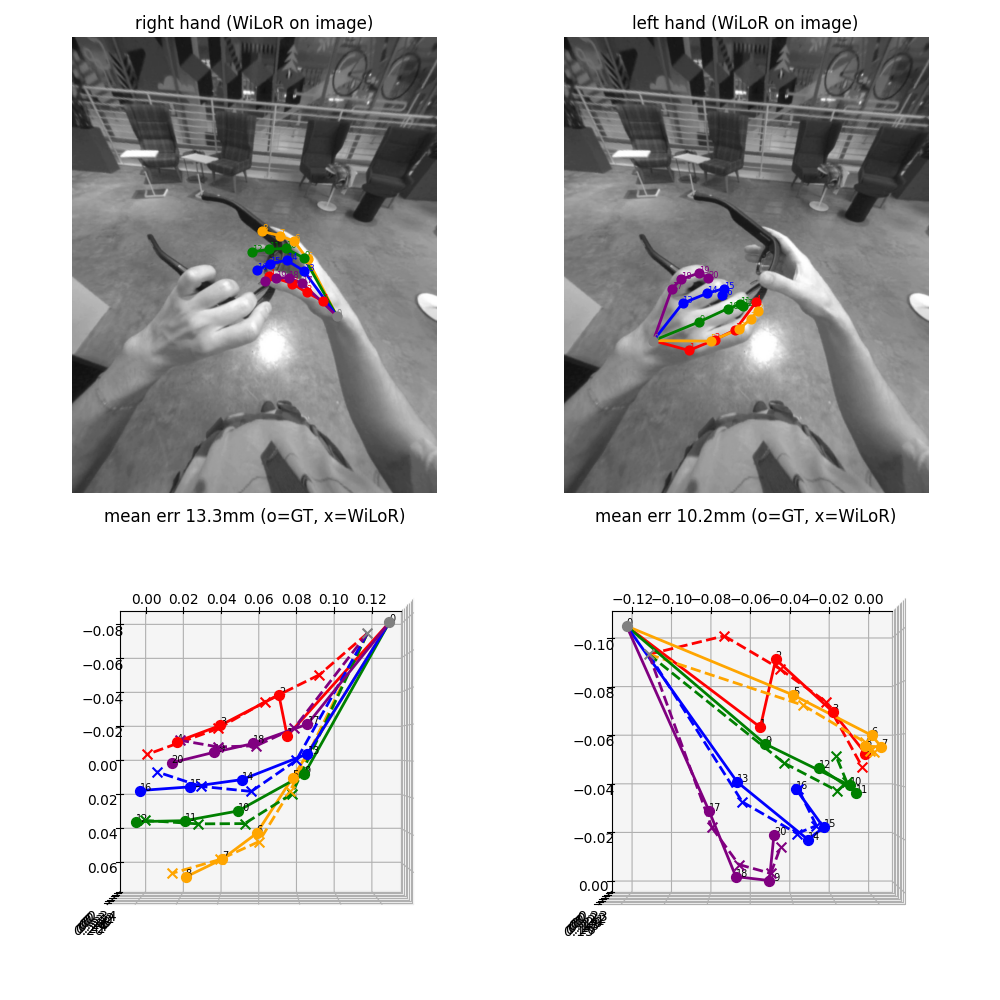

Python code for this plot:
"""
Visualize: WiLoR predicted joints vs GT joints.

Top row: original image with WiLoR joints projected onto it (2D).
Bottom row: 3D comparison after Umeyama alignment (y-flipped so "up" matches image up).

Both sides are brought into the SAME (OpenPose) joint order before comparing, so
the skeleton connections and per-joint error are anatomically correct.

Joint-order note (this is the key fix):
    - WiLoR's `pred_keypoints_3d` is ALREADY OpenPose order
      (wilor/models/mano_wrapper.py reorders MANO -> OpenPose):
        0=wrist, 1-4=thumb, 5-8=index, 9-12=middle, 13-16=ring, 17-20=pinky
    - SHOW3D's `landmarks_world_mm` is UmeTrack/HOT3D order:
        0-4=fingertips(thumb,index,middle,ring,pinky), 5=wrist,
        6-7=thumb(MCP,IP), 8-10=index, 11-13=middle, 14-16=ring,
        17-19=pinky, 20=palm center
    We reorder the GT into OpenPose order via GT_TO_OPENPOSE below.
"""
import argparse
import json
import os
import sys

import cv2
import matplotlib
matplotlib.use("Agg")
import matplotlib.pyplot as plt
import numpy as np
import torch

sys.path.insert(0, "/home/yixuan.wang/zhongmou.ji/WiLoR")
from wilor.models import load_wilor
from wilor.datasets.vitdet_dataset import ViTDetDataset
from wilor.utils import recursive_to
from wilor.utils.renderer import cam_crop_to_full
from ultralytics import YOLO


# GT (UmeTrack/HOT3D) index -> OpenPose index.
# gt_openpose[i] = gt_umetrack[GT_TO_OPENPOSE[i]]
GT_TO_OPENPOSE = [
    5,    #  0 wrist            <- UmeTrack 5
    20,   #  1 thumb CMC        <- UmeTrack 20 palm center (approx, no exact CMC)
    6,    #  2 thumb MCP        <- UmeTrack 6
    7,    #  3 thumb IP         <- UmeTrack 7
    0,    #  4 thumb tip        <- UmeTrack 0
    8,    #  5 index MCP        <- UmeTrack 8
    9,    #  6 index PIP        <- UmeTrack 9
    10,   #  7 index DIP        <- UmeTrack 10
    1,    #  8 index tip        <- UmeTrack 1
    11,   #  9 middle MCP       <- UmeTrack 11
    12,   # 10 middle PIP       <- UmeTrack 12
    13,   # 11 middle DIP       <- UmeTrack 13
    2,    # 12 middle tip       <- UmeTrack 2
    14,   # 13 ring MCP         <- UmeTrack 14
    15,   # 14 ring PIP         <- UmeTrack 15
    16,   # 15 ring DIP         <- UmeTrack 16
    3,    # 16 ring tip         <- UmeTrack 3
    17,   # 17 pinky MCP        <- UmeTrack 17
    18,   # 18 pinky PIP        <- UmeTrack 18
    19,   # 19 pinky DIP        <- UmeTrack 19
    4,    # 20 pinky tip        <- UmeTrack 4
]


def umeyama(X, Y):
    X = np.asarray(X, dtype=np.float64)
    Y = np.asarray(Y, dtype=np.float64)
    mx, my = X.mean(0), Y.mean(0)
    Xc, Yc = X - mx, Y - my
    var_x = (Xc ** 2).sum()
    cov = Xc.T @ Yc
    U, S, Vt = np.linalg.svd(cov)
    d = np.sign(np.linalg.det(Vt.T @ U.T))
    D = np.diag([1.0, 1.0, d])
    R = Vt.T @ D @ U.T
    s = np.trace(np.diag(S) @ D) / (var_x + 1e-12)
    t = my - s * R @ mx
    return R, t, s


# OpenPose skeleton: wrist -> each finger chain
BONES = [(0,1),(1,2),(2,3),(3,4),
         (0,5),(5,6),(6,7),(7,8),
         (0,9),(9,10),(10,11),(11,12),
         (0,13),(13,14),(14,15),(15,16),
         (0,17),(17,18),(18,19),(19,20)]


def finger_color(i):
    if i == 0:
        return "gray"      # wrist
    if 1 <= i <= 4:
        return "red"       # thumb
    if 5 <= i <= 8:
        return "orange"    # index
    if 9 <= i <= 12:
        return "green"     # middle
    if 13 <= i <= 16:
        return "blue"      # ring
    return "purple"        # pinky


def cam_crop_to_full_np(cam_bbox, box_center, box_size, img_size, focal_length):
    """Numpy version of wilor.utils.renderer.cam_crop_to_full.
    cam_bbox = [scale, tx, ty] (weak-perspective crop camera)."""
    img_w, img_h = float(img_size[0]), float(img_size[1])
    cx, cy, b = float(box_center[0]), float(box_center[1]), float(box_size)
    w_2, h_2 = img_w / 2.0, img_h / 2.0
    bs = b * cam_bbox[0] + 1e-9
    tz = 2.0 * focal_length / bs
    tx = (2.0 * (cx - w_2) / bs) + cam_bbox[1]
    ty = (2.0 * (cy - h_2) / bs) + cam_bbox[2]
    return np.array([tx, ty, tz], dtype=np.float64)


def project_full_img_np(points, cam_trans, focal_length, img_res):
    """Project camera-frame 3D points (m) to full-image pixels."""
    cx, cy = float(img_res[0]) / 2.0, float(img_res[1]) / 2.0
    p = points + cam_trans[None, :]
    p = p / p[:, 2:3]
    x = focal_length * p[:, 0] + cx
    y = focal_length * p[:, 1] + cy
    return np.stack([x, y], axis=1)


def main():
    ap = argparse.ArgumentParser()
    ap.add_argument("--cache", required=True, help="train_cache.jsonl")
    ap.add_argument("--index", type=int, default=0, help="which cache sample")
    ap.add_argument("--wilor-ckpt", default="/home/yixuan.wang/zhongmou.ji/WiLoR/pretrained_models/wilor_final.ckpt")
    ap.add_argument("--wilor-cfg", default="/home/yixuan.wang/zhongmou.ji/WiLoR/pretrained_models/model_config.yaml")
    ap.add_argument("--detector-pt", default="/home/yixuan.wang/zhongmou.ji/WiLoR/pretrained_models/detector.pt")
    ap.add_argument("--wilor-finetuned", type=str, default=None)
    ap.add_argument("--out", default="viz_compare.png")
    args = ap.parse_args()

    device = torch.device("cuda" if torch.cuda.is_available() else "cpu")

    samples = []
    with open(args.cache) as f:
        for line in f:
            if line.strip():
                samples.append(json.loads(line))
    s = samples[args.index]
    joints_gt_umetrack = np.asarray(s["joints_cam_m"], np.float32)  # (2,21,3) UmeTrack order
    mask = np.asarray(s["mask"], np.float32)
    print(f"sample index {args.index}, mask={mask.tolist()}")

    gray = cv2.imread(s["image"], cv2.IMREAD_GRAYSCALE)
    image_bgr = cv2.cvtColor(gray, cv2.COLOR_GRAY2BGR)

    wilor_root = os.path.dirname(os.path.dirname(args.wilor_ckpt))
    cwd = os.getcwd(); os.chdir(wilor_root)
    try:
        model, model_cfg = load_wilor(args.wilor_ckpt, args.wilor_cfg)
    finally:
        os.chdir(cwd)
    if args.wilor_finetuned:
        ft = torch.load(args.wilor_finetuned, map_location="cpu")
        if isinstance(ft, dict) and "model" in ft:
            ft = ft["model"]
        model.load_state_dict(ft)
    model = model.to(device).eval()
    detector = YOLO(args.detector_pt).to(device)

    detections = detector(image_bgr, conf=0.3, verbose=False)[0]
    boxes, is_right = [], []
    for det in detections:
        box = det.boxes.data.cpu().squeeze().numpy()
        boxes.append(box[:4].tolist())
        is_right.append(det.boxes.cls.cpu().squeeze().item())
    if not boxes:
        print("no hands detected")
        return

    vd = ViTDetDataset(model_cfg, image_bgr, np.stack(boxes), np.stack(is_right),
                       rescale_factor=2.0)
    loader = torch.utils.data.DataLoader(vd, batch_size=len(boxes), shuffle=False)

    fig = plt.figure(figsize=(5 * len(boxes), 10))
    for batch in loader:
        batch = recursive_to(batch, device)
        with torch.no_grad():
            out = model(batch)
        joints = out["pred_keypoints_3d"]  # (B,21,3) m, OpenPose order

        # crop -> full camera params (per demo.py)
        pred_cam = out["pred_cam"].cpu().numpy().copy()          # (B,3) [scale,tx,ty]
        mult = (2 * batch["right"] - 1).cpu().numpy()            # +1 right, -1 left
        pred_cam[:, 1] = mult * pred_cam[:, 1]                    # undo flip on tx
        box_center = batch["box_center"].cpu().numpy()
        box_size = batch["box_size"].cpu().numpy()
        img_size = batch["img_size"].cpu().numpy()
        scaled_focal = model_cfg.EXTRA.FOCAL_LENGTH / model_cfg.MODEL.IMAGE_SIZE * img_size.max()

        for b in range(joints.shape[0]):
            side = int(batch["right"][b].cpu().numpy())
            if mask[side] == 0:
                continue
            j = joints[b].cpu().numpy().copy()          # OpenPose order already
            j[:, 0] = (2 * side - 1) * j[:, 0]          # undo left-hand flip
            gt = joints_gt_umetrack[side][GT_TO_OPENPOSE]  # -> OpenPose order

            # ---- 2D: project WiLoR joints onto the original image ----
            cam_t_full = cam_crop_to_full_np(pred_cam[b], box_center[b], box_size[b],
                                             img_size[b], scaled_focal)
            kpts2d = project_full_img_np(j, cam_t_full, scaled_focal, img_size[b])

            ax_img = fig.add_subplot(2, len(boxes), b + 1)
            ax_img.imshow(image_bgr[:, :, ::-1])
            for a, bb in BONES:
                c = finger_color(bb)
                ax_img.plot([kpts2d[a,0], kpts2d[bb,0]], [kpts2d[a,1], kpts2d[bb,1]],
                            c=c, lw=2)
            for i in range(21):
                c = finger_color(i)
                ax_img.scatter(kpts2d[i,0], kpts2d[i,1], c=c, s=40, zorder=5)
                ax_img.text(kpts2d[i,0], kpts2d[i,1], f"{i}", fontsize=6, color=c)
            ax_img.set_title(f"{'right' if side==1 else 'left'} hand (WiLoR on image)")
            ax_img.axis("off")

            # ---- 3D: WiLoR-aligned vs GT (y-flipped so up == image up) ----
            R, t, s = umeyama(j, gt)
            aligned = s * (j @ R.T) + t  # WiLoR aligned to GT

            ax = fig.add_subplot(2, len(boxes), len(boxes) + b + 1, projection="3d")
            for a, bb in BONES:
                c = finger_color(bb)
                ax.plot([gt[a,0], gt[bb,0]], [-gt[a,1], -gt[bb,1]], [gt[a,2], gt[bb,2]],
                        c=c, lw=2, ls="-")
                ax.plot([aligned[a,0], aligned[bb,0]],
                        [-aligned[a,1], -aligned[bb,1]],
                        [aligned[a,2], aligned[bb,2]],
                        c=c, lw=2, ls="--")

            for i in range(21):
                c = finger_color(i)
                ax.scatter(gt[i,0], -gt[i,1], gt[i,2], c=c, s=50, marker="o")
                ax.scatter(aligned[i,0], -aligned[i,1], aligned[i,2],
                           c=c, s=50, marker="x")
                ax.text(gt[i,0], -gt[i,1], gt[i,2], f"{i}", color="black", fontsize=7)

            err = np.linalg.norm(aligned - gt, axis=1) * 1000.0  # mm per joint
            ax.set_title(f"mean err {err.mean():.1f}mm (o=GT, x=WiLoR)")
            ax.view_init(elev=-90, azim=-90)

    plt.tight_layout()
    plt.savefig(args.out, dpi=100)
    print(f"saved to {args.out}")


if __name__ == "__main__":
    main()
